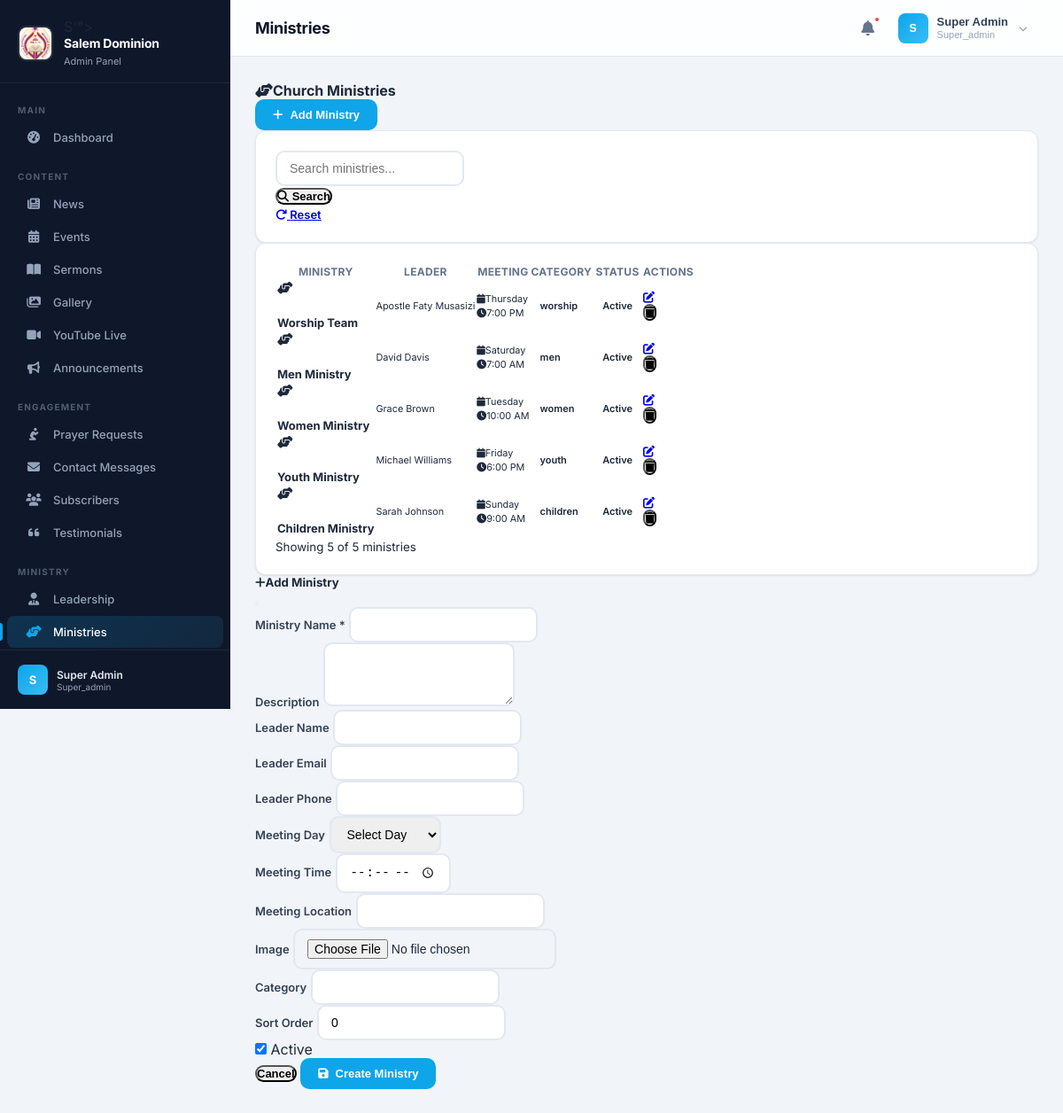
Screenshot of /admin/dashboard.php?section=ministries (signed in) with the database file from the repository.
### tables this page shows
CREATE TABLE `ministries` (
  `id` int(11) NOT NULL,
  `name` varchar(255) NOT NULL,
  `slug` varchar(255) DEFAULT NULL,
  `description` text DEFAULT NULL,
  `leader_name` varchar(255) DEFAULT NULL,
  `leader_email` varchar(255) DEFAULT NULL,
  `leader_phone` varchar(20) DEFAULT NULL,
  `meeting_day` varchar(50) DEFAULT NULL,
  `meeting_time` time DEFAULT NULL,
  `meeting_location` varchar(255) DEFAULT NULL,
  `category` enum('children','youth','men','women','outreach','worship','prayer','other') NOT NULL DEFAULT 'other',
  `image_url` text DEFAULT NULL,
  `is_active` tinyint(1) NOT NULL DEFAULT 1,
  `sort_order` int(11) NOT NULL DEFAULT 0,
  `created_by` int(11) NOT NULL,
  `created_at` timestamp NOT NULL DEFAULT current_timestamp(),
  `updated_at` timestamp NOT NULL DEFAULT current_timestamp() ON UPDATE current_timestamp()
);

### includes/helpers.php (called while the page is built, shortened)
<?php
function sanitize(string $input): string {
    return htmlspecialchars(trim($input), ENT_QUOTES, 'UTF-8');
}
function paginate(string $table, $db, int $perPage = ITEMS_PER_PAGE, int $currentPage = 1, string $where = '', array $params = [], string $orderBy = 'id DESC'): array {
    if ($db instanceof Database) {
        $pdo = $db->getPdo();
    } elseif ($db instanceof PDO) {
        $pdo = $db;
    } else {
        $pdo = Database::getInstance()->getPdo();
    }
    $countQuery = "SELECT COUNT(*) FROM {$table}";
    if (!empty($where)) {
        $countQuery .= " WHERE {$where}";
    }
    $stmt = $pdo->prepare($countQuery);
    $stmt->execute($params);
    $total = (int)$stmt->fetchColumn();
    $totalPages = max(1, ceil($total / $perPage));
    $currentPage = max(1, min($currentPage, $totalPages));
    $offset = ($currentPage - 1) * $perPage;
    $query = "SELECT * FROM {$table}";
    if (!empty($where)) {
        $query .= " WHERE {$where}";
    }
    $query .= " ORDER BY {$orderBy} LIMIT {$perPage} OFFSET {$offset}";
    $stmt = $pdo->prepare($query);
    $stmt->execute($params);
    $items = $stmt->fetchAll(PDO::FETCH_ASSOC);
    return [
        'items'       => $items,
        'total'       => $total,
        'page'        => $currentPage,
        'per_page'    => $perPage,
        'total_pages' => $totalPages,
    ];
}
function truncate(string $text, int $length = 100): string {
    if (strlen($text) <= $length) return $text;
    return substr($text, 0, $length) . '...';
}

### admin/modules/ministries.php (the view, shortened to what this page needs)
<?php
$db = Database::getInstance();
$search = trim($_GET['search'] ?? '');
$page = max(1, (int)($_GET['page'] ?? 1));
$perPage = ADMIN_ITEMS_PER_PAGE;
$where = '1=1';
$params = [];
$pagination = paginate('ministries', $db, $perPage, $page, $where, $params);
$ministries = $pagination['items'];
$total = $pagination['total'];
?>
<div class="d-flex justify-content-between align-items-center mb-4">
    <h4 class="mb-0"><i class="fas fa-hands-helping me-2"></i>Church Ministries</h4>
    <button class="btn btn-primary" onclick="showCreateMinistryModal()"><i class="fas fa-plus me-1"></i> Add Ministry</button>
</div>
<div class="card mb-4">
    <div class="card-body">
        <form method="GET" class="row g-3 align-items-end">
            <div class="col-md-6">
                <input type="text" name="search" class="form-control" placeholder="Search ministries..." value="<?= sanitize($search) ?>">
            </div>
            <div class="col-md-2">
                <button type="submit" class="btn btn-outline-primary w-100"><i class="fas fa-search"></i> Search</button>
            </div>
            <div class="col-md-2">
                <a href="<?= BASE_URL ?>/admin/modules/ministries.php" class="btn btn-outline-secondary w-100"><i class="fas fa-redo"></i> Reset</a>
            </div>
        </form>
    </div>
</div>
<div class="card">
    <div class="card-body">
        <?php if (empty($ministries)): ?>
            <div class="text-center py-5">
                <i class="fas fa-hands-helping fa-3x text-muted mb-3"></i>
                <p class="text-muted">No ministries found.</p>
            </div>
        <?php else: ?>
            <div class="table-responsive">
                <table class="table table-hover align-middle">
                    <thead class="table-light">
                        <tr>
                            <th>Ministry</th>
                            <th>Leader</th>
                            <th>Meeting</th>
                            <th>Category</th>
                            <th>Status</th>
                            <th class="text-end">Actions</th>
                        </tr>
                    </thead>
                    <tbody>
                        <?php foreach ($ministries as $item): ?>
                        <tr>
                            <td>
                                <div class="d-flex align-items-center">
                                    <?php if ($item['image_url']): ?>
                                        <img src="<?= BASE_URL . '/' . $item['image_url'] ?>" class="rounded me-2" style="width:40px;height:40px;object-fit:cover;">
                                    <?php else: ?>
                                        <div class="rounded bg-info text-white d-flex align-items-center justify-content-center me-2" style="width:40px;height:40px;font-size:14px;"><i class="fas fa-hands-helping"></i></div>
                                    <?php endif; ?>
                                    <strong><?= sanitize(truncate($item['name'], 30)) ?></strong>
                                </div>
                            </td>
                            <td><small><?= sanitize($item['leader_name'] ?: 'N/A') ?></small></td>
                            <td>
                                <?php if ($item['meeting_day']): ?>
                                    <small><i class="fas fa-calendar me-1"></i><?= $item['meeting_day'] ?></small>
                                    <?php if ($item['meeting_time']): ?>
                                        <br><small><i class="fas fa-clock me-1"></i><?= date('g:i A', strtotime($item['meeting_time'])) ?></small>
                                    <?php endif; ?>
                                <?php else: ?>
                                    <small class="text-muted">Not set</small>
                                <?php endif; ?>
                            </td>
                            <td><span class="badge bg-secondary"><?= sanitize($item['category'] ?: 'General') ?></span></td>
                            <td><span class="badge bg-<?= $item['is_active'] ? 'success' : 'secondary' ?>"><?= $item['is_active'] ? 'Active' : 'Inactive' ?></span></td>
                            <td class="text-end">
                                <div class="btn-group btn-group-sm">
                                    <a href="?action=edit&id=<?= $item['id'] ?>" class="btn btn-outline-primary" title="Edit"><i class="fas fa-edit"></i></a>
                                    <form method="POST" class="d-inline" onsubmit="return confirm('Delete this ministry?')">
                                        <button type="submit" class="btn btn-outline-danger" title="Delete"><i class="fas fa-trash"></i></button>
                                    </form>
                                </div>
                            </td>
                        </tr>
                        <?php endforeach; ?>
                    </tbody>
                </table>
            </div>
            <small class="text-muted">Showing <?= count($ministries) ?> of <?= $total ?> ministries</small>
        <?php endif; ?>
    </div>
</div>
<div class="modal fade" id="createMinistryModal" tabindex="-1">
    <div class="modal-dialog modal-lg">
        <div class="modal-content">
            <form method="POST" enctype="multipart/form-data">
                <div class="modal-header">
                    <h5 class="modal-title"><i class="fas fa-plus me-2"></i>Add Ministry</h5>
                    <button type="button" class="btn-close" data-bs-dismiss="modal"></button>
                </div>
                <div class="modal-body">
                    <div class="mb-3">
                        <label class="form-label">Ministry Name *</label>
                        <input type="text" name="name" class="form-control" required>
                    </div>
                    <div class="mb-3">
                        <label class="form-label">Description</label>
                        <textarea name="description" class="form-control" rows="3"></textarea>
                    </div>
                    <div class="row">
                        <div class="col-md-4 mb-3">
                            <label class="form-label">Leader Name</label>
                            <input type="text" name="leader_name" class="form-control">
                        </div>
                        <div class="col-md-4 mb-3">
                            <label class="form-label">Leader Email</label>
                            <input type="email" name="leader_email" class="form-control">
                        </div>
                        <div class="col-md-4 mb-3">
                            <label class="form-label">Leader Phone</label>
                            <input type="text" name="leader_phone" class="form-control">
                        </div>
                    </div>
                    <div class="row">
                        <div class="col-md-4 mb-3">
                            <label class="form-label">Meeting Day</label>
                            <select name="meeting_day" class="form-select">
                                <option value="">Select Day</option>
                            </select>
                        </div>
                        <div class="col-md-4 mb-3">
                            <label class="form-label">Meeting Time</label>
                            <input type="time" name="meeting_time" class="form-control">
                        </div>
                        <div class="col-md-4 mb-3">
                            <label class="form-label">Meeting Location</label>
                            <input type="text" name="meeting_location" class="form-control">
                        </div>
                    </div>
                    <div class="row">
                        <div class="col-md-4 mb-3">
                            <label class="form-label">Image</label>
                            <input type="file" name="image" class="form-control" accept="image/*">
                        </div>
                        <div class="col-md-4 mb-3">
                            <label class="form-label">Category</label>
                            <input type="text" name="category" class="form-control">
                        </div>
                        <div class="col-md-4 mb-3">
                            <label class="form-label">Sort Order</label>
                            <input type="number" name="sort_order" class="form-control" value="0">
                        </div>
                    </div>
                    <div class="form-check form-switch">
                        <input type="checkbox" name="is_active" class="form-check-input" id="c_mactive" checked>
                        <label class="form-check-label" for="c_mactive">Active</label>
                    </div>
                </div>
                <div class="modal-footer">
                    <button type="button" class="btn btn-secondary" data-bs-dismiss="modal">Cancel</button>
                    <button type="submit" class="btn btn-primary"><i class="fas fa-save me-1"></i> Create Ministry</button>
                </div>
            </form>
        </div>
    </div>
</div>

### admin/dashboard.php (style rules this page uses)
*, *::before, *::after { margin: 0; padding: 0; box-sizing: border-box; }
:root { --sidebar-width: 260px; --sidebar-collapsed: 0px; --topbar-height: 64px; --bg-primary: #0f172a; --bg-secondary: #1e293b; --bg-accent: #0ea5e9; --bg-page: #f1f5f9; --text-sidebar: #94a3b8; --text-sidebar-active: #ffffff; --border-color: #e2e8f0; --card-bg: #ffffff; --shadow-sm: 0 1px 3px rgba(0,0,0,0.06), 0 1px 2px rgba(0,0,0,0.04); --shadow-md: 0 4px 12px rgba(0,0,0,0.07), 0 2px 4px rgba(0,0,0,0.04); --shadow-lg: 0 10px 30px rgba(0,0,0,0.08); --radius: 12px; --radius-sm: 8px; }
body { font-family: 'Inter', -apple-system, BlinkMacSystemFont, sans-serif; background: var(--bg-page); color: #1e293b; min-height: 100vh; -webkit-font-smoothing: antialiased; }
.card { background: var(--card-bg); border-radius: var(--radius); box-shadow: var(--shadow-sm); border: 1px solid var(--border-color); overflow: hidden; transition: box-shadow 0.25s ease; }
.card-body { padding: 22px; }
.btn-primary { display: inline-flex; align-items: center; gap: 8px; padding: 10px 20px; background: var(--bg-accent); color: #fff; border: none; border-radius: var(--radius-sm); font-size: 13px; font-weight: 600; text-decoration: none; cursor: pointer; transition: all 0.2s; }
.form-control, .form-select { border-radius: 10px; padding: 10px 14px; border: 2px solid #e2e8f0; font-size: 14px; transition: border-color 0.2s, box-shadow 0.2s; }
.form-label { font-size: 13px; font-weight: 600; color: #334155; margin-bottom: 6px; }
.btn { border-radius: 10px; font-weight: 600; font-size: 13px; transition: all 0.2s; }
.btn-primary { background: var(--bg-accent); border-color: var(--bg-accent); }
.badge { font-weight: 600; font-size: 11px; padding: 4px 10px; border-radius: 6px; }
.table { font-size: 13px; }
.table th { font-weight: 700; font-size: 12px; text-transform: uppercase; letter-spacing: 0.3px; color: #64748b; border-bottom-width: 1px; }

### rows the page displays
ministries: name "Worship Team", leader_name "Apostle Faty Musasizi", meeting_day "Thursday", meeting_time "7:00 PM", category "worship", is_active "Active"
ministries: name "Men Ministry", leader_name "David Davis", meeting_day "Saturday", meeting_time "7:00 AM", category "men", is_active "Active"
ministries: name "Women Ministry", leader_name "Grace Brown", meeting_day "Tuesday", meeting_time "10:00 AM", category "women", is_active "Active"
ministries: name "Youth Ministry", leader_name "Michael Williams", meeting_day "Friday", meeting_time "6:00 PM", category "youth", is_active "Active"
ministries: name "Children Ministry", leader_name "Sarah Johnson", meeting_day "Sunday", meeting_time "9:00 AM", category "children", is_active "Active"

### other values shown
$groupName "MAIN"
$item['label'] "Dashboard"
$groupName "CONTENT"
$item['label'] "News"
$item['label'] "Events"
$item['label'] "Sermons"
$item['label'] "Gallery"
$item['label'] "YouTube Live"
$item['label'] "Announcements"
$groupName "ENGAGEMENT"
$item['label'] "Prayer Requests"
$item['label'] "Contact Messages"
$item['label'] "Subscribers"
$item['label'] "Testimonials"
$groupName "MINISTRY"
